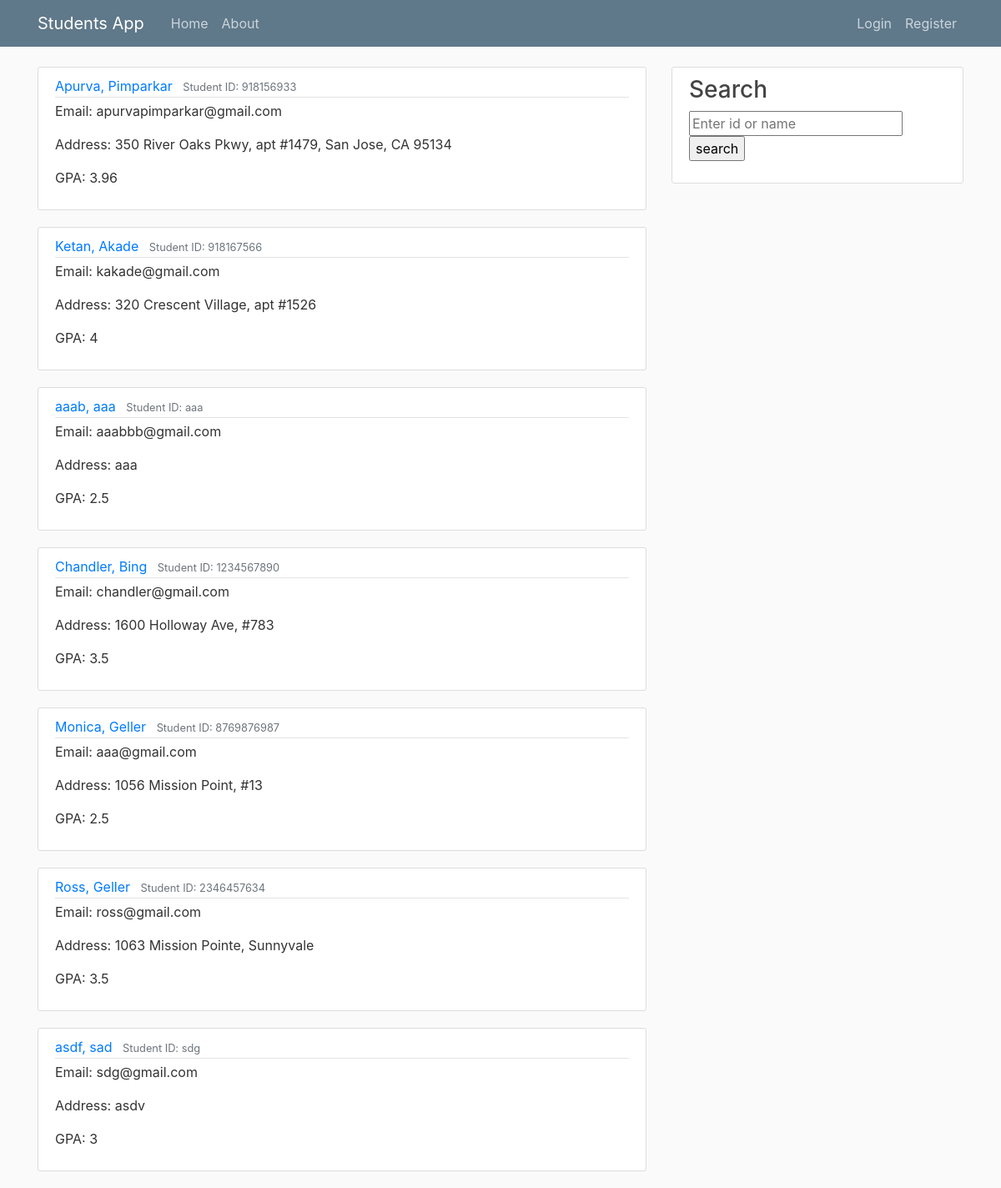
The page / on the database its author committed.
### studentsApp/models.py (models this page shows, shortened)
class StudentsInfo(models.Model):
	first_name = models.CharField(max_length=50)
	last_name = models.CharField(max_length=50)
	student_id = models.CharField(max_length=10, primary_key=True)
	email = models.CharField(max_length=50)
	address = models.TextField()
	gpa = models.CharField(max_length=5)

### studentsApp/views.py (the view)
# urls.py: path('', StudentListView.as_view(), name='studentsApp-home'),
class StudentListView(ListView):
	model = StudentsInfo
	template_name = 'studentsApp/home.html'
	context_object_name = 'students'

### studentsApp/templates/studentsApp/home.html
{% extends "studentsApp/base.html" %}
{% block content%}
	{% for student in students %}
        <article class="media content-section">
          <div class="media-body">
            <div class="article-metadata">
              <a class="mr-2" href="{% url 'student-detail' student.student_id %}">{{ student.first_name }}, {{ student.last_name}}</a>
              <small class="text-muted">Student ID: {{ student.student_id }}</small>
            </div>
            <p class="article-content">Email: {{ student.email }}</p>
            <p class="article-content">Address: {{ student.address }}</p>
            <p class="article-content">GPA: {{ student.gpa }}</p>
          </div>
        </article>
	{% endfor %}
{% endblock content%}

### studentsApp/templates/studentsApp/base.html (shortened to what this page needs)
{% load static %}
<!DOCTYPE html>
<html>
<head>
    <link rel="stylesheet" href="https://maxcdn.bootstrapcdn.com/bootstrap/4.0.0/css/bootstrap.min.css">
    <link rel="stylesheet" type="text/css" href="{% static 'studentsApp/main.css' %}">
</head>
<body>
	<header class="site-header">
      <nav class="navbar navbar-expand-md navbar-dark bg-steel fixed-top">
        <div class="container">
          <a class="navbar-brand mr-4" href="{% url 'studentsApp-home' %}">Students App</a>
          <div class="collapse navbar-collapse" id="navbarToggle">
            <div class="navbar-nav mr-auto">
              <a class="nav-item nav-link" href="{% url 'studentsApp-home' %}">Home</a>
              <a class="nav-item nav-link" href="{% url 'studentsApp-about' %}">About</a>
            </div>
            <div class="navbar-nav">
            	{% if user.is_authenticated %}
                <a class="nav-item nav-link" href="{% url 'student-create' %}">New Student</a>
            	  <a class="nav-item nav-link" href="{% url 'profile' %}">Profile</a>
            	  <a class="nav-item nav-link" href="{% url 'logout' %}">Logout</a>
            	{% else %}
	              <a class="nav-item nav-link" href="{% url 'login' %}">Login</a>
	              <a class="nav-item nav-link" href="{% url 'register' %}">Register</a>
	            {% endif %}
            </div>
          </div>
        </div>
      </nav>
    </header>
    <main role="main" class="container">
      <div class="row">
        <div class="col-md-8">
          	{% block content %}{% endblock %}
        </div>
        <div class="col-md-4">
          <div class="content-section">
            <h3>Search</h3>
            <form method='GET' action="{% url 'search' %}">
              <input type='text' name='q' placeholder='Enter id or name'/>
              <input type='submit' value='search' />
            </form>
          </div>
        </div>
      </div>
    </main>
</body>
</html>

### studentsApp/static/studentsApp/main.css (style rules this page uses)
body { background: #fafafa; color: #333333; margin-top: 5rem; }
h1, h2, h3, h4, h5, h6 { color: #444444; }
.bg-steel { background-color: #5f788a; }
.site-header .navbar-nav .nav-link { color: #cbd5db; }
.content-section { background: #ffffff; padding: 10px 20px; border: 1px solid #dddddd; border-radius: 3px; margin-bottom: 20px; }
.article-content { white-space: pre-line; }
.article-metadata { padding-bottom: 1px; margin-bottom: 4px; border-bottom: 1px solid #e3e3e3 }

### rows shown on the page
StudentsInfo: first_name "Apurva", last_name "Pimparkar", student_id "918156933", email "apurvapimparkar@gmail.com", address "350 River Oaks Pkwy, apt #1479, San Jose, CA 95134", gpa "3.96"
StudentsInfo: first_name "Ketan", last_name "Akade", student_id "918167566", email "kakade@gmail.com", address "320 Crescent Village, apt #1526", gpa "4"
StudentsInfo: first_name "aaab", last_name "aaa", student_id "aaa", email "aaabbb@gmail.com", address "aaa", gpa "2.5"
StudentsInfo: first_name "Chandler", last_name "Bing", student_id "1234567890", email "chandler@gmail.com", address "1600 Holloway Ave, #783", gpa "3.5"
StudentsInfo: first_name "Monica", last_name "Geller", student_id "8769876987", email "aaa@gmail.com", address "1056 Mission Point, #13", gpa "2.5"
StudentsInfo: first_name "Ross", last_name "Geller", student_id "2346457634", email "ross@gmail.com", address "1063 Mission Pointe, Sunnyvale", gpa "3.5"
StudentsInfo: first_name "asdf", last_name "sad", student_id "sdg", email "sdg@gmail.com", address "asdv", gpa "3"
